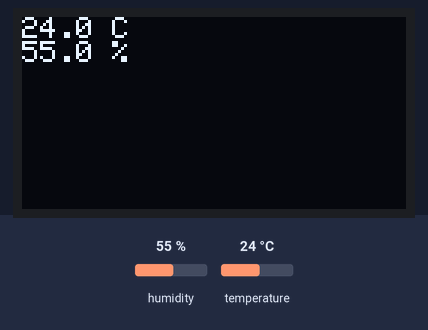
Simulated run of this sketch. Board: ESP32. On the bench: 128×64 one-colour display. Inputs (shaded band) come from the test bench; at power-on: humidity 55 %, temperature 24 °C.

Above: at 3.0 s.
3.1 s: humidity set to 22 %
At 5.5 s:
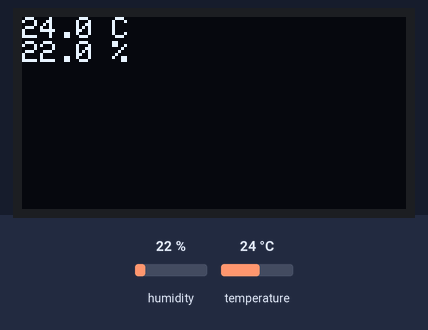
6.1 s: temperature set to 12 °C
At 7.1 s:
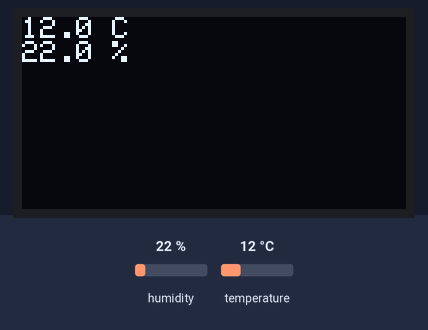
9.1 s: humidity set to 40 %
At 11.5 s:
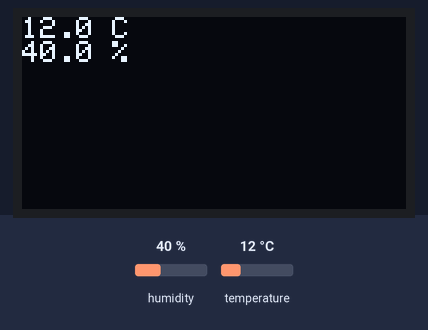
12.7 s: temperature set to 19 °C
Timing chart, 0 to 15.7 s (numbered marks = the images above; inputs shaded):
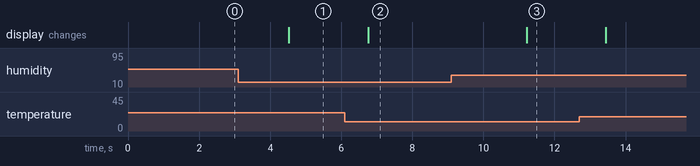

The sketch:

mini-weather.ino
```cpp
// Pin configuration for Heltec WiFi Kit 32 V1/V2 only. Other revisions differ.
#include <Adafruit_GFX.h>
#include <Adafruit_SSD1306.h>
#include <DHT.h>
#include <Wire.h>
constexpr int OLED_SDA = 4, OLED_SCL = 15, OLED_RESET = 16;
constexpr int DHT_PIN = 17;
DHT dht(DHT_PIN, DHT22);
Adafruit_SSD1306 display(128, 64, &Wire, OLED_RESET);
void setup() {
  Serial.begin(115200);
  Wire.begin(OLED_SDA, OLED_SCL);
  dht.begin();
  if (!display.begin(SSD1306_SWITCHCAPVCC, 0x3C))
    while (true)
      delay(1000);
  display.setTextColor(SSD1306_WHITE);
  display.setTextSize(1);
}
void loop() {
  float t = dht.readTemperature(), h = dht.readHumidity();
  display.clearDisplay();
  display.setCursor(0, 0);
  if (isnan(t) || isnan(h))
    display.println("Sensor error");
  else {
    display.print(t, 1);
    display.println(" C");
    display.print(h, 1);
    display.println(" %");
  }
  display.display();
  delay(2200);
}
```

Measured:
- after the input at 3.1 s, the display: changes after 1.4 s (image 1)
- after the input at 6.1 s, the display: changes after 0.65 s (image 2)
- after the input at 9.1 s, the display: changes after 2.1 s (image 3)
